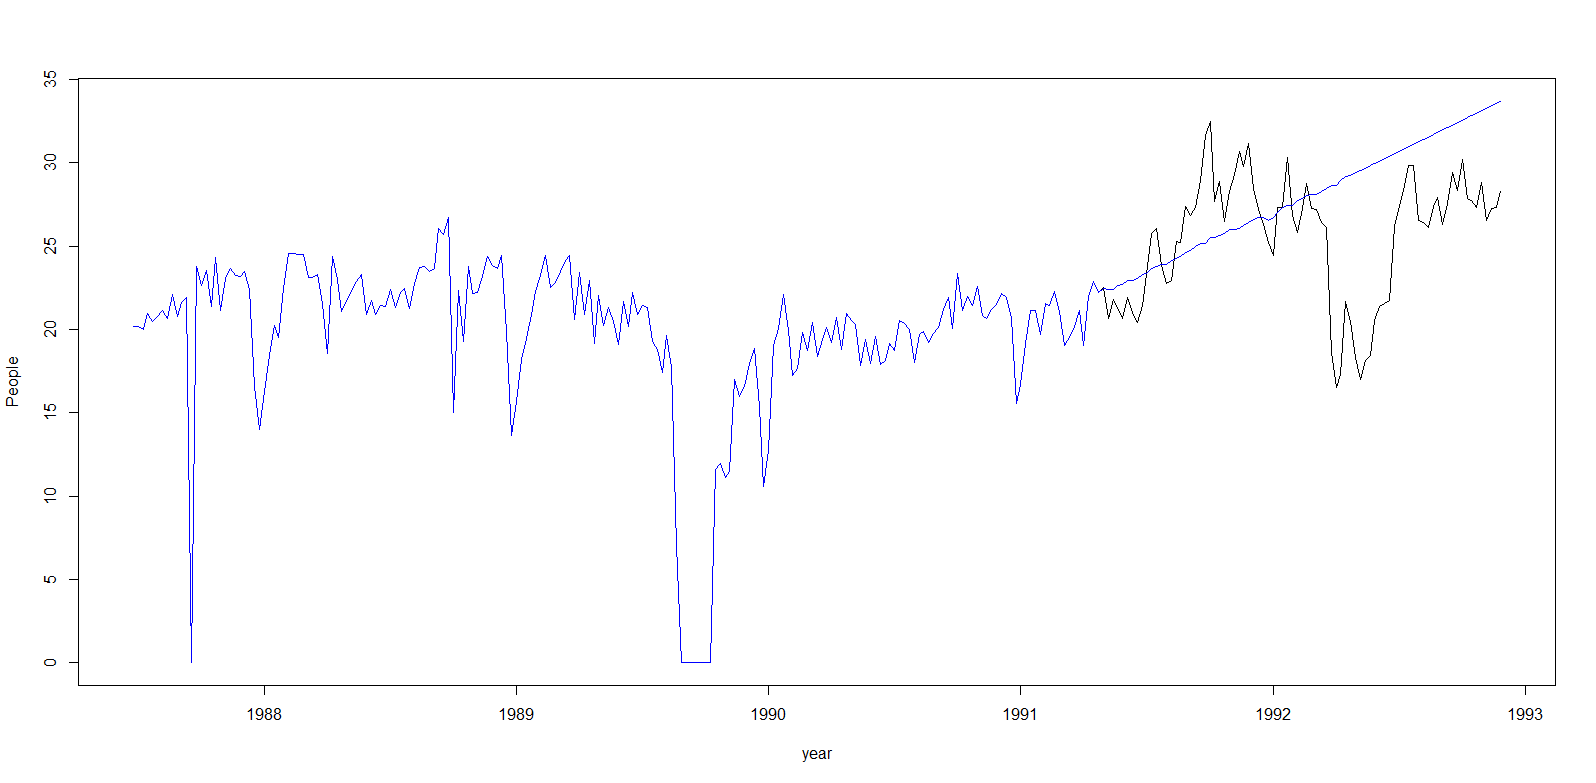

R code for this plot:
 g<-read.table('ec1.txt')
 g1<-ts(g,start=c(1987, 26),frequency = 52)
 k<-read.table('till200.txt')
 k1<-ts(k,start=c(1987, 26),frequency = 52)
 ts.plot(k1,g1,gpars=list(xlab="year", ylab="People", col=c("Black","Blue")))
